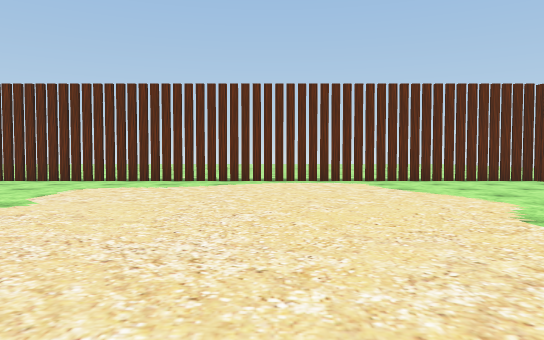
view 1 (above)

17 first-person views from a walk through a Unity game level. The camera is 1.3 m above the floor, tilts 2° down and sees 70° across. The floor is counted in squares, 2 m on a side. Each view is taken from the middle of a square. On the plan, view 1 faces up. The plan holds only what a view shows up to about 11 squares ahead; the rest is blank. The place goes on beyond the plan. The player character is not drawn. Some surface patterns are stand-ins.

view 2
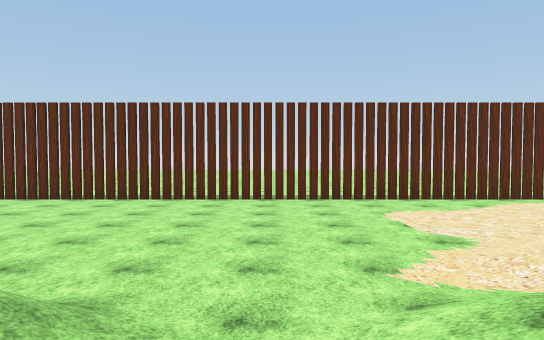

view 3
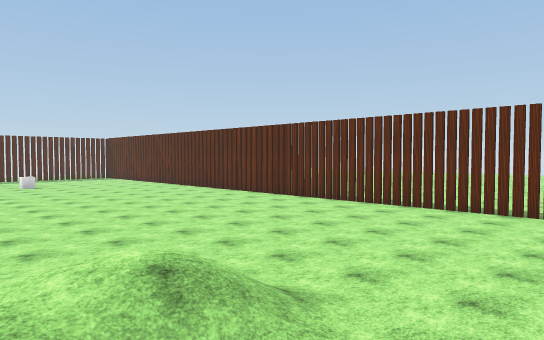

view 4
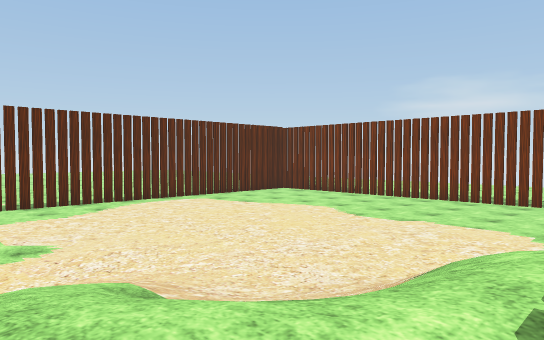

view 5
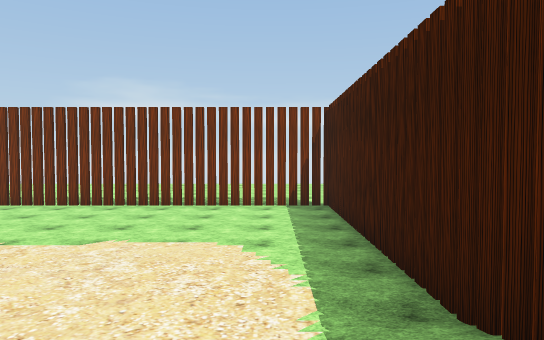

view 6
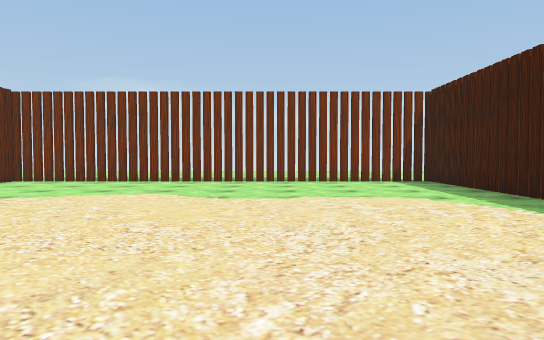

view 7
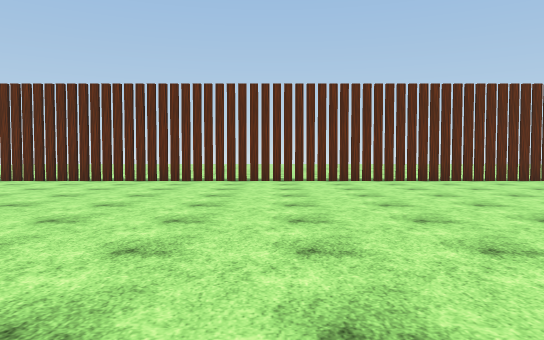

view 8
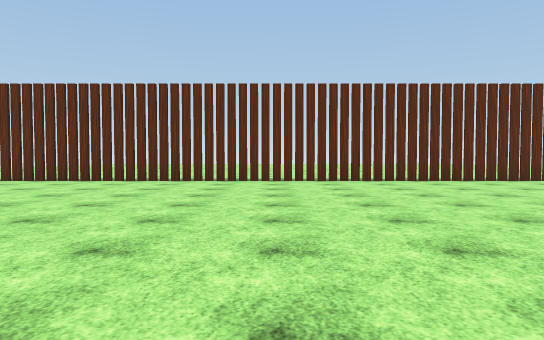

view 9
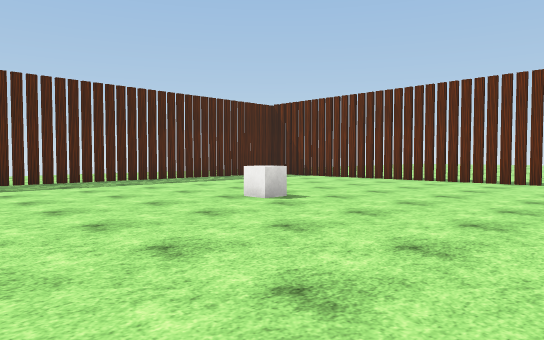

view 10
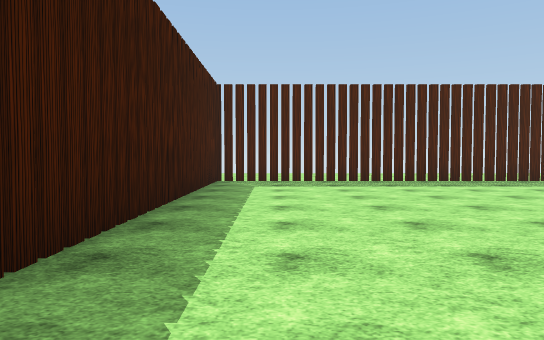

view 11
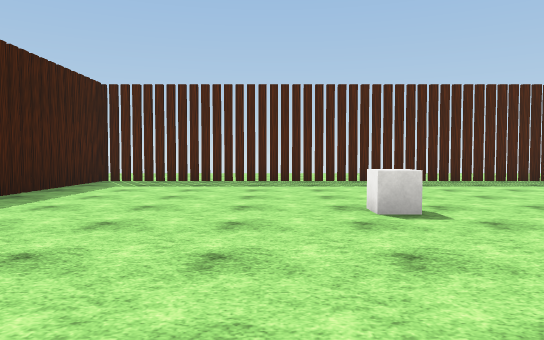

view 12
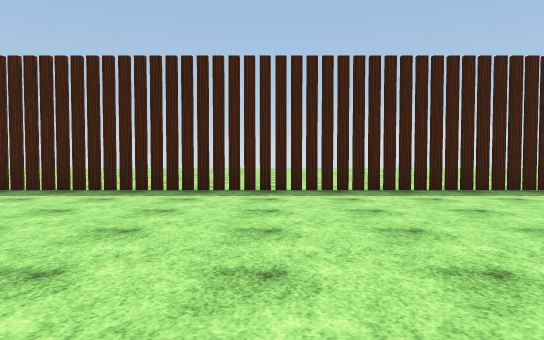

view 13
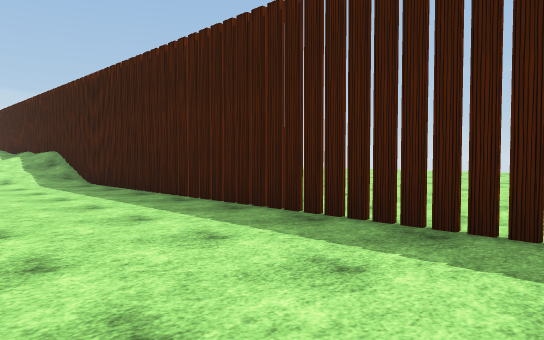

view 14
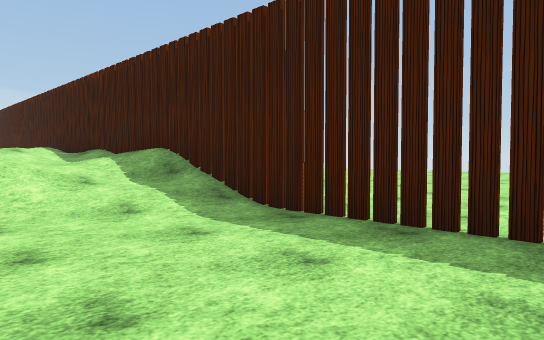

view 15
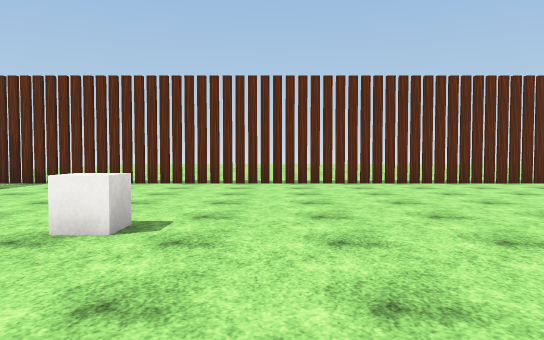

view 16
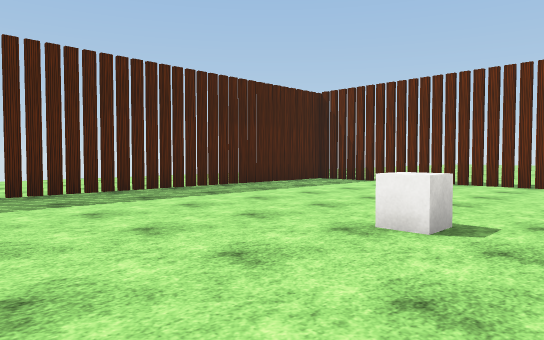

view 17
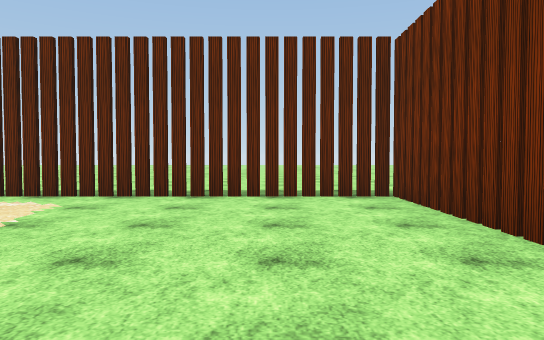

### Floor plan
Key: @ floor where view 1 was taken; # wall or solid block; . floor; / step, stairs or slope; O other object.
Columns run from 31 left of view 1 to 7 right of it. Each row starts with its distance up from view 1.
 11      ........         ........  .......
 10  .########..##.##.##..##.##.##..##.#..#
  9  #....................................#
  8  #....................................#
  7  .....................................#
  6 .#....................................#
  5 .#....................................#
  4 #.....O...............................#
  3 #......................//.//..........#
  2 .#.................... //////.........#
  1  #..................../// ////........#
  0  ....................///////// @......#
 -1  #...................//////////.......#
 -2  #####################################

Where each view was taken, in squares from view 1:
view 1: 0 up, 0 right, facing up
view 2: 0 up, 6 left, facing up
view 3: 0 up, 5 left, facing up-left
view 4: 1 down, 5 left, facing up-right
view 5: 0 up, 3 left, facing right
view 6: 3 up, 4 left, facing right
view 7: 0 up, 14 left, facing up
view 8: 0 up, 20 left, facing up
view 9: 0 up, 20 left, facing up-left
view 10: 0 up, 20 left, facing left
view 11: 3 up, 20 left, facing left
view 12: 6 up, 20 left, facing down
view 13: 2 up, 20 left, facing down-right
view 14: 2 up, 14 left, facing down-right
view 15: 1 up, 23 left, facing up
view 16: 1 up, 23 left, facing up-left
view 17: 4 up, 5 right, facing up
